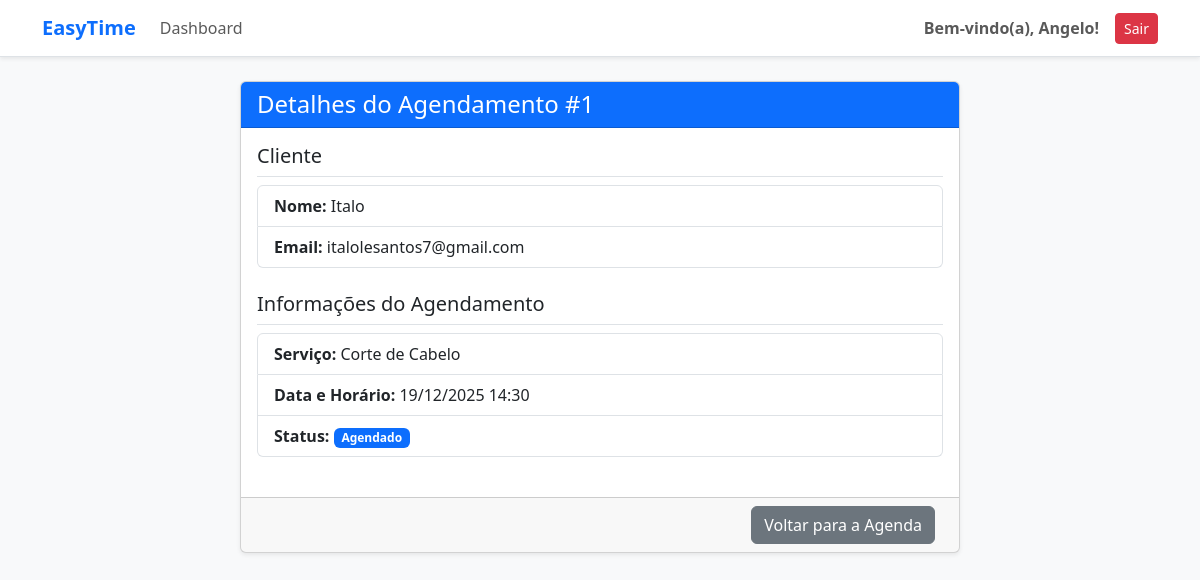
The app's page /agendamentos/detalhes/1/ (signed in) with its own data.
### usuarios/models.py (models this page shows, shortened)
class CustomUser(AbstractUser):
    TIPO_CHOICES = (
        ('cliente', 'Cliente'),
        ('profissional', 'Profissional'),
    )
    tipo = models.CharField(max_length=15, choices=TIPO_CHOICES, default='cliente')

### agendamentos/models.py (models this page shows, shortened)
class Agendamento(models.Model):
    STATUS_CHOICES = [
        ('AG', 'Agendado'),
        ('PE', 'Pendente'),
        ('CA', 'Cancelado'),
        ('RE', 'Realizado'),
    ]
    usuario = models.ForeignKey(settings.AUTH_USER_MODEL, on_delete=models.CASCADE, related_name='agendamentos', null=True)
    servico = models.ForeignKey(Servico, on_delete=models.PROTECT)
    funcionario = models.ForeignKey(Funcionario, on_delete=models.PROTECT, null=True, blank=True)
    data_horario = models.DateTimeField()
    status = models.CharField(
        max_length=2,
        choices=STATUS_CHOICES,
        default='PE'
    )
    observacoes = models.TextField(blank=True)
    created_at = models.DateTimeField(auto_now_add=True)
    updated_at = models.DateTimeField(auto_now=True)
    class Meta:
        ordering = ['data_horario']

### servicos/models.py (models this page shows, shortened)
class Servico(models.Model):
    nome = models.CharField(max_length=100)
    descricao = models.TextField(blank=True, null=True)
    preco = models.DecimalField(max_digits=6, decimal_places=2)
    duracao = models.IntegerField(help_text="Duração do serviço em minutos.")
    class Meta:
        verbose_name = "Serviço"
        verbose_name_plural = "Serviços"

### agendamentos/views.py (the view)
# urls.py: path('detalhes/<int:pk>/', views.detalhar_agendamento, name='detalhes'),
@login_required
def detalhar_agendamento(request, pk):
    agendamento = get_object_or_404(Agendamento, pk=pk)
    if not can_view_agendamento(request.user, agendamento):
        messages.error(request, "Você não tem permissão para visualizar este agendamento.")
        return redirect('painel:dashboard')
    context = {
        'agendamento': agendamento
    }
    return render(request, 'agendamentos/detalhar_agendamento.html', context)

### agendamentos/views.py (called while the page is built)
def can_view_agendamento(user, agendamento):
    if user.is_staff:
        return True
    if user == agendamento.usuario:
        return True
    try:
        funcionario_perfil = Funcionario.objects.get(user=user)
        return funcionario_perfil == agendamento.funcionario
    except Funcionario.DoesNotExist:
        return False

### agendamentos/templates/agendamentos/detalhar_agendamento.html (shortened to what this page needs)
{% extends 'painel/base.html' %}
{% load static %}
{% block content %}
<div class="container mt-4">
    <div class="row">
        <div class="col-md-8 offset-md-2">
            <div class="card shadow-sm">
                <div class="card-header bg-primary text-white">
                    <h4 class="mb-0">Detalhes do Agendamento #{{ agendamento.pk }}</h4>
                </div>
                <div class="card-body">
                    <h5 class="mt-0 border-bottom pb-2">Cliente</h5>
                    <ul class="list-group mb-4">
                        <li class="list-group-item"><strong>Nome:</strong> {{ agendamento.usuario.get_full_name|default:agendamento.usuario.username }}</li>
                        <li class="list-group-item"><strong>Email:</strong> {{ agendamento.usuario.email }}</li>
                        </ul>
                    <h5 class="border-bottom pb-2">Informações do Agendamento</h5>
                    <ul class="list-group mb-4">
                        <li class="list-group-item"><strong>Serviço:</strong> {{ agendamento.servico.nome }}</li>
                        <li class="list-group-item"><strong>Data e Horário:</strong> {{ agendamento.data_horario|date:"d/m/Y H:i" }}</li>
                        <li class="list-group-item">
                            <strong>Status:</strong>
                            {% if agendamento.status == 'AG' %}
                                <span class="badge bg-primary">{{ agendamento.get_status_display }}</span>
                            {% elif agendamento.status == 'PE' %}
                                <span class="badge bg-warning text-dark">{{ agendamento.get_status_display }}</span>
                            {% elif agendamento.status == 'RE' %}
                                <span class="badge bg-success">{{ agendamento.get_status_display }}</span>
                            {% elif agendamento.status == 'CA' %}
                                <span class="badge bg-danger">{{ agendamento.get_status_display }}</span>
                            {% else %}
                                <span class="badge bg-secondary">{{ agendamento.get_status_display }}</span>
                            {% endif %}
                        </li>
                    </ul>
                </div>
                <div class="card-footer text-end">
                    <a href="{% url 'agendamentos:agenda' %}?data={{ agendamento.data_horario|date:'Y-m-d' }}" class="btn btn-secondary me-2">Voltar para a Agenda</a>
                </div>
            </div>
        </div>
    </div>
</div>
{% endblock %}

### painel/templates/painel/base.html (shortened to what this page needs)
{% load static %}
<!DOCTYPE html>
<html lang="pt-br">
<head>
    <link href="https://cdn.jsdelivr.net/npm/bootstrap@5.3.0/dist/css/bootstrap.min.css" rel="stylesheet">
    <link rel="stylesheet" href="https://cdnjs.cloudflare.com/ajax/libs/font-awesome/6.0.0-beta3/css/all.min.css">
</head>
<body>
    <nav class="navbar navbar-expand-lg navbar-light shadow-sm">
        <div class="container-fluid container">
            <a class="navbar-brand fw-bold text-primary" href="{% url 'painel:dashboard' %}">EasyTime</a>
            <div class="collapse navbar-collapse" id="navbarNav">
                <ul class="navbar-nav me-auto mb-2 mb-lg-0">
                    <li class="nav-item"><a class="nav-link" href="{% url 'painel:dashboard' %}">Dashboard</a></li>
                </ul>
                <div class="d-flex align-items-center">
                    <span class="navbar-text me-3 fw-bold">
                        Bem-vindo(a), {{ request.user.first_name|default:request.user.username }}!
                    </span>
                    <form method="post" action="{% url 'usuarios:logout' %}" style="display: inline;">
                        <button type="submit" class="btn btn-danger btn-sm">Sair</button>
                    </form>
                </div>
            </div>
        </div>
    </nav>
    <div class="container mt-4">
        {% block content %}
        {% endblock %}
    </div>
</body>
</html>

### painel/templates/painel/base.html (style rules this page uses)
body { background-color: #f8f9fa; }
.navbar { background-color: #ffffff; border-bottom: 1px solid #dee2e6; }

### records on screen
CustomUser: user.first_name "Angelo"
Agendamento: pk "1", usuario.get_full_name "Italo", usuario.email "italolesantos7@gmail.com", servico.nome "Corte de Cabelo", data_horario "19/12/2025 14:30", status "Agendado"
